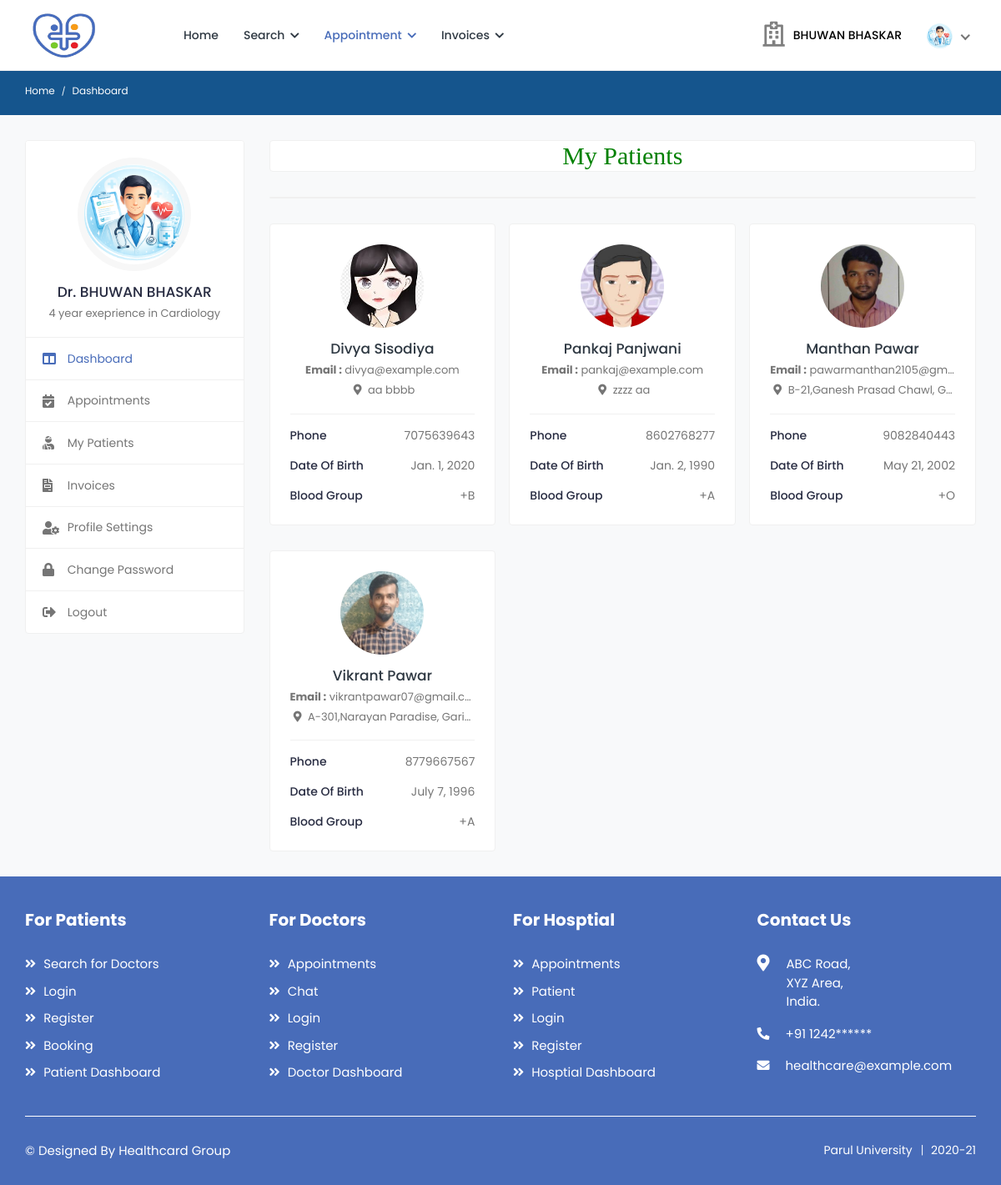
The app's page /my_patient (signed in) with its own data.
### health/models.py (models this page shows, shortened)
class Doctor(models.Model):
    status = models.CharField(max_length=100,null=True)
    user = models.ForeignKey(User, on_delete=models.CASCADE, null=True)
    mobile = models.CharField(max_length=10, null=True)
    address = models.CharField(max_length=100, null=True)
    experience = models.CharField(max_length=100, null=True)
    specialist = models.CharField(max_length=100, null=True)
    service = models.CharField(max_length=100, null=True)
    clinic = models.CharField(max_length=100, null=True)
    cl_address = models.CharField(max_length=100, null=True)
    daystiming = models.CharField(max_length=100, null=True)
    timing = models.CharField(max_length=100, null=True)
    price = models.CharField(max_length=100, null=True)
    dob = models.DateField(null=True)
    gender = models.CharField(max_length=100,choices=gender,null=True)
    biography = models.TextField(null=True)
    image = models.FileField(null=True)

class Patient(models.Model):
    user = models.ForeignKey(User,on_delete=models.CASCADE,null=True)
    blood_group = models.CharField(max_length=10,choices=blood_group,null=True)
    health_uid = models.CharField(max_length=16,null=True)
    ex_year= models.CharField(max_length=10,null=True)
    ex_month= models.CharField(max_length=10,null=True)
    cvv = models.CharField(max_length=10,null=True)
    mobile = models.CharField(max_length=10,null=True)
    address = models.CharField(max_length=100,null=True)
    card_status = models.CharField(max_length=100,null=True)
    dob = models.DateField(null=True)
    image = models.FileField(null=True)

### health/views.py (the view)
# urls.py: path('my_patient', my_patient, name="my_patient"),
def my_patient(request):
    if not access(request.user):
        messages.success(request,'Update Your Profile and Wait for Verification')
        return redirect('doctor_profile')
    doctor = Doctor.objects.get(user=request.user)
    patients = Patient.objects.filter(
        appointment__doctor=doctor,
        appointment__status="confirmed"
    ).distinct()
    d = {'data': patients}
    return render(request,'doctor/my_patient.html',d)

### health/views.py (called while the page is built)
def access(user):
    try:
        user = Doctor.objects.get(user=user)
        if user.status == "pending":
            return False
        else:
            return True
    except:
        try:
            user = Medical.objects.get(user=user)
            if user.status == "pending":
                return False
            else:
                return True
        except:
            try:
                user = Hospital.objects.get(user=user)
                if user.status == "pending":
                    return False
                else:
                    return True
            except:
                pass

### health/templates/doctor/my_patient.html (shortened to what this page needs)
{% extends 'doctor/sidebar.html' %}
{% load widget_tweaks %}
{% block b %}
{% load static %}
<h2 style="font-family:roman;color:green" align="center" class="card">My Patients </h2>
<div class="card">
</div>
							<div class="row row-grid">
								{% for i in data %}
								<div class="col-md-6 col-lg-4 col-xl-3">
									<div class="card widget-profile pat-widget-profile">
										<div class="card-body">
											<div class="pro-widget-content">
												<div class="profile-info-widget">
													<a href="{% url 'doc_patient_dashboard' i.id %}" class="booking-doc-img">
														{% if i.image %}
														<img src="{{i.image.url}}" alt="User Image">
														{% endif %}
													</a>
													<div class="profile-det-info">
														<h3>
											<a href="{% url 'doc_patient_dashboard' i.id %}">
											{{i.user.first_name}} {{i.user.last_name}}
											</a>
											</h3>
														<div class="patient-details">
															<h5><b>Email :</b> {{i.user.email}}</h5>
															<h5 class="mb-0"><i class="fas fa-map-marker-alt"></i> {{i.address}}</h5>
														</div>
													</div>
												</div>
											</div>
											<div class="patient-info">
												<ul>
													<li>Phone <span>{{i.mobile}}</span></li>
													<li>Date of Birth <span>{{i.dob}}</span></li>
													<li>Blood Group <span>{{i.blood_group}}</span></li>
												</ul>
											</div>
										</div>
									</div>
								</div>
						{% endfor %}
                        </div>
{% endblock %}

### health/templates/doctor/sidebar.html (shortened to what this page needs)
{% extends 'doctor/doctor_navigation.html' %}
{% block body %}
{% load static %}
		<div class="breadcrumb-bar">
				<div class="container-fluid">
					<div class="row align-items-center">
						<div class="col-md-12 col-12">
							<nav aria-label="breadcrumb" class="page-breadcrumb">
								<ol class="breadcrumb">
									<li class="breadcrumb-item"><a href="{% url 'doctor_dashboard' %}">Home</a></li>
									<li class="breadcrumb-item active" aria-current="page">Dashboard</li>
								</ol>
							</nav>
						</div>
					</div>
				</div>
			</div>
			<div class="content">
				<div class="container-fluid">
					<div class="row">
						<div class="col-md-5 col-lg-4 col-xl-3 theiaStickySidebar">
							<div class="profile-sidebar">
								<div class="widget-profile pro-widget-content">
									<div class="profile-info-widget">
										<a href="#" class="booking-doc-img">
											{% if request.user.doctor_set.all.0.image %}
											<img src="{{request.user.doctor_set.all.0.image.url}}" alt="User Image">
											{% endif %}
										</a>
										<div class="profile-det-info">
											<h3>Dr. {{request.user.first_name}} {{request.user.last_name}}</h3>
											<div class="patient-details">
												<h5 class="mb-0">{{request.user.doctor_set.all.0.biography}}</h5>
											</div>
										</div>
									</div>
								</div>
								<div class="dashboard-widget">
									<nav class="dashboard-menu">
										<ul>
											<li class="active">
												<a href="{% url 'doctor_dashboard' %}">
													<i class="fas fa-columns"></i>
													<span>Dashboard</span>
												</a>
											</li>
											<li>
												<a href="{% url 'confirmed_d_appointment' %}">
													<i class="fas fa-calendar-check"></i>
													<span>Appointments</span>
												</a>
											</li>
											<li>
												<a href="{% url 'my_patient' %}">
													<i class="fas fa-user-injured"></i>
													<span>My Patients</span>
												</a>
											</li>
											<li>
												<a href="{% url 'all_patient_appointment' %}">
													<i class="fas fa-file-invoice"></i>
													<span>Invoices</span>
												</a>
											</li>
											<li>
												<a href="{% url 'doctor_profile' %}">
													<i class="fas fa-user-cog"></i>
													<span>Profile Settings</span>
												</a>
											</li>
											<li>
												<a href="{% url 'doctor_change_password' %}">
													<i class="fas fa-lock"></i>
													<span>Change Password</span>
												</a>
											</li>
											<li>
												<a href="{% url 'logout' %}">
													<i class="fas fa-sign-out-alt"></i>
													<span>Logout</span>
												</a>
											</li>
										</ul>
									</nav>
								</div>
							</div>
						</div>
						<div class="col-md-7 col-lg-8 col-xl-9">
                            {% block b %}
                            {% endblock %}
                            </div>
					</div>
				</div>
			</div>
{% endblock %}

### health/templates/doctor/doctor_navigation.html (shortened to what this page needs)
<!DOCTYPE html>
{% load static %}
<html lang="en">
<head>
		<link rel="stylesheet" href="{% static 'user/css/bootstrap.min.css' %}">
		<link rel="stylesheet" href="{% static 'user/plugins/fontawesome/css/fontawesome.min.css' %}">
		<link rel="stylesheet" href="{% static 'user/plugins/fontawesome/css/all.min.css' %}">
		<link rel="stylesheet" href="{% static 'user/css/style.css' %}">
	</head>
	<body>
		<div class="main-wrapper">
			<header class="header">
				<nav class="navbar navbar-expand-lg header-nav">
					<div class="navbar-header">
						<a href="{% url 'home' %}" class="navbar-brand logo">
							<img src="{% static 'user/img/favicon (1).png' %}" class="img-fluid" alt="Logo" style="width:90px;height:60px">
						</a>
					</div>
					<div class="main-menu-wrapper">
						<ul class="main-nav">
							<li>
								<a href="{% url 'doctor_dashboard' %}">Home</a>
							</li>
							<li class="has-submenu">
								<a href="#">Search <i class="fas fa-chevron-down"></i></a>
							</li>
							<li class="has-submenu active">
								<a href="#">Appointment <i class="fas fa-chevron-down"></i></a>
							</li>
							<li class="has-submenu">
								<a href="#">Invoices <i class="fas fa-chevron-down"></i></a>
							</li>
						</ul>
					</div>
					<ul class="nav header-navbar-rht">
						<li class="nav-item contact-item">
							<div class="header-contact-img">
								<i class="far fa-hospital"></i>
							</div>
							<div class="header-contact-detail">
								<p class="contact-info-header"> {{request.user.first_name}} {{request.user.last_name}}</p>
							</div>
						</li>
						<li class="nav-item dropdown has-arrow logged-item">
							<a href="#" class="dropdown-toggle nav-link" data-toggle="dropdown">
								<span class="user-img">
									{% if request.user.doctor_set.all.0.image %}
									<img class="rounded-circle" src="{{request.user.doctor_set.all.0.image.url}}" width="31" alt="Ryan Taylor">
									{% endif %}
								</span>
							</a>
						</li>
					</ul>
				</nav>
			</header>
{% block body %}
{% endblock %}
			<footer class="footer">
				<div class="footer-top">
					<div class="container-fluid">
						<div class="row">
							<div class="col-lg-3 col-md-6">
					<div class="footer-widget footer-menu">
									<h2 class="footer-title">For Patients</h2>
									<ul>
										<li><a href="{% url 'login' %}"><i class="fas fa-angle-double-right"></i> Search for Doctors</a></li>
										<li><a href="{% url 'login' %}"><i class="fas fa-angle-double-right"></i> Login</a></li>
										<li><a href="{% url 'login' %}"><i class="fas fa-angle-double-right"></i> Register</a></li>
										<li><a href="{% url 'login' %}"><i class="fas fa-angle-double-right"></i> Booking</a></li>
										<li><a href="{% url 'login' %}"><i class="fas fa-angle-double-right"></i> Patient Dashboard</a></li>
									</ul>
								</div>
							</div>
							<div class="col-lg-3 col-md-6">
								<div class="footer-widget footer-menu">
									<h2 class="footer-title">For Doctors</h2>
									<ul>
										<li><a href="{% url 'login' %}"><i class="fas fa-angle-double-right"></i> Appointments</a></li>
										<li><a href="{% url 'login' %}"><i class="fas fa-angle-double-right"></i> Chat</a></li>
										<li><a href="{% url 'login' %}"><i class="fas fa-angle-double-right"></i> Login</a></li>
										<li><a href="{% url 'login' %}"><i class="fas fa-angle-double-right"></i> Register</a></li>
										<li><a href="{% url 'login' %}"><i class="fas fa-angle-double-right"></i> Doctor Dashboard</a></li>
									</ul>
								</div>
                             </div>
							<div class="col-lg-3 col-md-6">
								<div class="footer-widget footer-menu">
									<h2 class="footer-title">For Hosptial</h2>
									<ul>
										<li><a href="{% url 'login' %}"><i class="fas fa-angle-double-right"></i> Appointments</a></li>
										<li><a href="{% url 'login' %}"><i class="fas fa-angle-double-right"></i> Patient</a></li>
										<li><a href="{% url 'login' %}"><i class="fas fa-angle-double-right"></i> Login</a></li>
										<li><a href="{% url 'login' %}"><i class="fas fa-angle-double-right"></i> Register</a></li>
										<li><a href="{% url 'login' %}"><i class="fas fa-angle-double-right"></i> Hosptial Dashboard</a></li>
									</ul>
								</div>
								</div>
							<div class="col-lg-3 col-md-6">
								<div class="footer-widget footer-contact">
									<h2 class="footer-title">Contact Us</h2>
									<div class="footer-contact-info">
										<div class="footer-address">
											<span><i class="fas fa-map-marker-alt"></i></span>
											<p> ABC Road,<br> XYZ Area, <br>India. </p>
										</div>
										<p>
											<i class="fas fa-phone-alt"></i>
											+91 1242******
										</p>
										<p class="mb-0">
											<i class="fas fa-envelope"></i>
											healthcare@example.com
										</p>
									</div>
								</div>
							</div>
						</div>
					</div>
				</div>
                <div class="footer-bottom">
					<div class="container-fluid">
						<div class="copyright">
							<div class="row">
								<div class="col-md-6 col-lg-6">
									<div class="copyright-text">
										<p class="mb-0"><a>© Designed By Healthcard Group </a></p>
									</div>
								</div>
								<div class="col-md-6 col-lg-6">
									<div class="copyright-menu">
										<ul class="policy-menu">
											<li><a>Parul University</a></li>
											<li><a>2020-21</a></li>
										</ul>
									</div>
								</div>
							</div>
						</div>
					</div>
				</div>
			</footer>
		</div>
	</body>
</html>

### records on screen
Patient: image (picture), user.first_name "Divya", user.last_name "Sisodiya", user.email "divya@example.com", address "aa bbbb", mobile "7075639643", dob "Jan. 1, 2020", blood_group "+B"
Patient: image (picture), user.first_name "Pankaj", user.last_name "Panjwani", user.email "pankaj@example.com", address "zzzz aa", mobile "8602768277", dob "Jan. 2, 1990", blood_group "+A"
Patient: image (picture), user.first_name "Manthan", user.last_name "Pawar", user.email "pawarmanthan2105@gm…", address "B-21,Ganesh Prasad Chawl, G…", mobile "9082840443", dob "May 21, 2002", blood_group "+O"
Patient: image (picture), user.first_name "Vikrant", user.last_name "Pawar", user.email "vikrantpawar07@gmail.c…", address "A-301,Narayan Paradise, Gari…", mobile "8779667567", dob "July 7, 1996", blood_group "+A"

### other values on screen
{{ request.user.first_name }} "BHUWAN"
{{ request.user.last_name }} "BHASKAR"
{{ request.user.doctor_set.all.0.biography }} "4 year exeprience in Cardiology"
